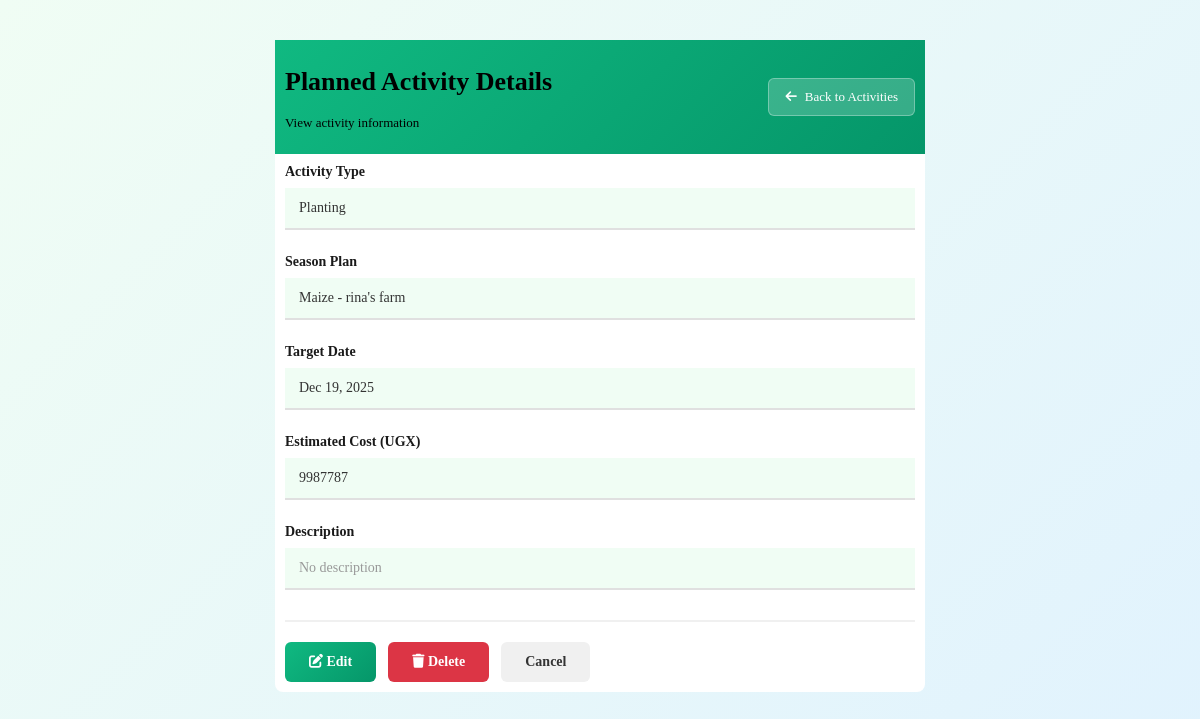
/plannedactivities/1/, run on the app's committed database.
### farmcore/models.py (models this page shows, shortened)
class PlannedActivity(models.Model):
    ACTIVITY_CHOICES = [
        ('land_preparation', 'Land Preparation'),
        ('planting', 'Planting'),
        ('weeding', 'Weeding'),
        ('spraying', 'Spraying'),
        ('harvesting', 'Harvesting'),
    ]
    season_plan = models.ForeignKey(SeasonPlan, on_delete=models.CASCADE)
    activity_type = models.CharField(max_length=100, choices=ACTIVITY_CHOICES, null=False, blank=False)
    target_date = models.DateField(blank=False, null=False)
    estimated_cost_ugx = models.FloatField( null=False, blank=False, default=0.0)

class SeasonPlan(models.Model):
    SEASON_CHOICES = [
        ('rainy', 'Rainy'),
        ('sunny', 'Sunny'),
    ]
    STATUS_CHOICES = [
        ('is_active', 'Is Active'),
        ('completed', 'Completed'),
        ('planned', 'Planned'),
    ]
    farm = models.ForeignKey(Farm, on_delete=models.CASCADE)
    crop_name = models.CharField(max_length=100)
    season_name = models.CharField(max_length=100, choices=SEASON_CHOICES)
    status = models.CharField( max_length=20, choices=STATUS_CHOICES, default='planned' )
    start_date = models.DateField( null=True, blank=True )

class Farm(models.Model):
    farmer = models.ForeignKey( Farmer, on_delete=models.CASCADE, related_name='farms')
    name = models.CharField( max_length=255, blank=False, null=False)
    size_in_acres = models.FloatField(max_length=100, blank=False, null=False)
    location = models.CharField( max_length=255,
        blank=False, null=False )

### farmcore/views.py (the view)
# urls.py: path("plannedactivities/<int:pk>/", views.plannedactivity_detail, name="plannedactivity_detail"),
def plannedactivity_detail(request, pk):
    activity = get_object_or_404(PlannedActivity, id=pk)
    context = {
        'activity': activity,
    }
    return render(request, 'plannedactivity_detail.html', context)

### farmcore/templates/plannedactivity_detail.html (shortened to what this page needs)
{% load static %}
{% block content %}
<link rel="stylesheet" href="https://cdnjs.cloudflare.com/ajax/libs/font-awesome/6.0.0/css/all.min.css">
<div class="detail-wrapper">
    <div class="page-header">
        <div class="page-header-content">
            <h1>Planned Activity Details</h1>
            <p>View activity information</p>
        </div>
        <a href="{% url 'plannedactivities_list' %}" class="back-button">
            <i class="fas fa-arrow-left"></i> Back to Activities
        </a>
    </div>
    <div class="detail-content">
        <div class="detail-section">
            <label class="detail-label">Activity Type</label>
            <div class="detail-value">{{ activity.get_activity_type_display }}</div>
        </div>
        <div class="detail-section">
            <label class="detail-label">Season Plan</label>
            <div class="detail-value">{{ activity.season_plan.crop_name }} - {{ activity.season_plan.farm.name }}</div>
        </div>
        <div class="detail-section">
            <label class="detail-label">Target Date</label>
            <div class="detail-value">{{ activity.target_date|date:"M d, Y" }}</div>
        </div>
        <div class="detail-section">
            <label class="detail-label">Estimated Cost (UGX)</label>
            <div class="detail-value">
                {% if activity.estimated_cost_ugx %}
                    {{ activity.estimated_cost_ugx|floatformat:0 }}
                {% else %}
                    <span style="color: #999;">Not set</span>
                {% endif %}
            </div>
        </div>
        <div class="detail-section">
            <label class="detail-label">Description</label>
            <div class="detail-value">
                {% if activity.description %}
                    {{ activity.description }}
                {% else %}
                    <span style="color: #999;">No description</span>
                {% endif %}
            </div>
        </div>
        <div class="button-group">
            <a href="{% url 'plannedactivity_edit' activity.id %}" class="btn btn-primary">
                <i class="fas fa-edit"></i> Edit
            </a>
            <a href="{% url 'plannedactivity_delete' activity.id %}" class="btn btn-danger">
                <i class="fas fa-trash"></i> Delete
            </a>
            <a href="{% url 'plannedactivities_list' %}" class="btn btn-secondary">Cancel</a>
        </div>
    </div>
</div>
{% endblock %}

### farmcore/templates/plannedactivity_detail.html (style rules this page uses)
.page-header { margin-bottom: 0; border-bottom-left-radius: 0; border-bottom-right-radius: 0; display: flex; justify-content: space-between; align-items: center; padding: 10px; background: linear-gradient(135deg, #10b981 0%, #059669 100%); font-size: 13px; }
.back-button { display: inline-flex; align-items: center; gap: 8px; background: rgba(255, 255, 255, 0.2); color: white; padding: 10px 16px; border-radius: 6px; text-decoration: none; font-weight: 500; transition: all 0.3s; border: 1px solid rgba(255, 255, 255, 0.3); }
.detail-wrapper { max-width: 650px; margin: 40px auto 0; }
.detail-content { background: white; padding: 10px; border-radius: 0 0 8px 8px; }
.detail-section { margin-bottom: 24px; }
.detail-label { display: block; font-weight: 600; color: #1a1a1a; margin-bottom: 8px; font-size: 14px; }
.detail-value { font-size: 14px; color: #333; padding: 12px 14px; background-color: #f0fdf4; border-bottom: 2px solid #e0e0e0; }
.button-group { display: flex; gap: 12px; margin-top: 30px; padding-top: 20px; border-top: 2px solid #f0f0f0; }
.btn { padding: 12px 24px; border: none; border-radius: 6px; font-size: 14px; font-weight: 600; cursor: pointer; text-decoration: none; display: inline-block; transition: all 0.3s; }
.btn-primary { background: linear-gradient(135deg, #10b981 0%, #059669 100%); color: white; }
.btn-secondary { background: #f0f0f0; color: #333; }
.btn-danger { background: #dc3545; color: white; }

### data on the page
PlannedActivity: activity_type "Planting", season_plan.crop_name "Maize", season_plan.farm.name "rina's farm", target_date "Dec 19, 2025", estimated_cost_ugx "9987787"
